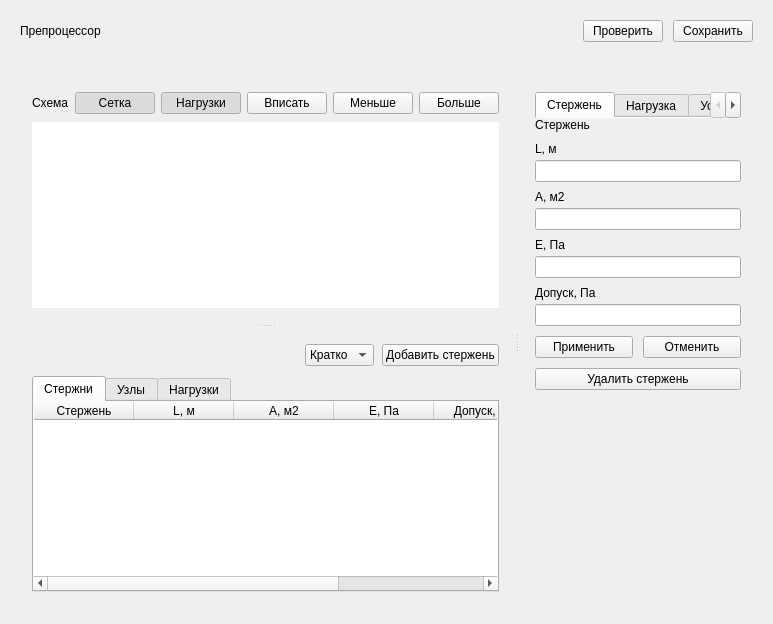
<?xml version='1.0' encoding='utf-8'?>
<ui version="4.0">
 <class>PreprocessorPage</class>
 <widget class="QWidget" name="PreprocessorPage">
  <property name="windowTitle">
   <string>Препроцессор</string>
  </property>
  <layout class="QVBoxLayout" name="pageLayout">
   <property name="leftMargin">
    <number>20</number>
   </property>
   <property name="topMargin">
    <number>20</number>
   </property>
   <property name="rightMargin">
    <number>20</number>
   </property>
   <property name="bottomMargin">
    <number>20</number>
   </property>
   <property name="spacing">
    <number>12</number>
   </property>
   <item>
    <layout class="QHBoxLayout" name="headingLayout">
     <property name="leftMargin">
      <number>0</number>
     </property>
     <property name="topMargin">
      <number>0</number>
     </property>
     <property name="rightMargin">
      <number>0</number>
     </property>
     <property name="bottomMargin">
      <number>0</number>
     </property>
     <property name="spacing">
      <number>10</number>
     </property>
     <item>
      <widget class="QLabel" name="titleLabel">
       <property name="text">
        <string>Препроцессор</string>
       </property>
       <property name="role" stdset="0">
        <string>pageTitle</string>
       </property>
      </widget>
     </item>
     <item>
      <spacer name="headingSpacer">
       <property name="orientation">
        <enum>Qt::Horizontal</enum>
       </property>
       <property name="sizeHint">
        <size>
         <width>8</width>
         <height>8</height>
        </size>
       </property>
      </spacer>
     </item>
     <item>
      <widget class="QPushButton" name="validateButton">
       <property name="text">
        <string>Проверить</string>
       </property>
       <property name="role" stdset="0">
        <string>secondary</string>
       </property>
       <property name="cursor">
        <cursorShape>PointingHandCursor</cursorShape>
       </property>
      </widget>
     </item>
     <item>
      <widget class="QPushButton" name="saveProjectButton">
       <property name="text">
        <string>Сохранить</string>
       </property>
       <property name="role" stdset="0">
        <string>primary</string>
       </property>
       <property name="cursor">
        <cursorShape>PointingHandCursor</cursorShape>
       </property>
      </widget>
     </item>
    </layout>
   </item>
   <item>
    <widget class="QLabel" name="statusLabel">
     <property name="text">
      <string />
     </property>
     <property name="role" stdset="0">
      <string>muted</string>
     </property>
     <property name="wordWrap">
      <bool>true</bool>
     </property>
     <property name="visible">
      <bool>false</bool>
     </property>
    </widget>
   </item>
   <item>
    <widget class="QSplitter" name="workspaceSplitter">
     <property name="orientation">
      <enum>Qt::Horizontal</enum>
     </property>
     <property name="handleWidth">
      <number>12</number>
     </property>
     <widget class="QSplitter" name="modelSplitter">
      <property name="orientation">
       <enum>Qt::Vertical</enum>
      </property>
      <property name="handleWidth">
       <number>12</number>
      </property>
      <widget class="QFrame" name="canvasCard">
       <property name="role" stdset="0">
        <string>card</string>
       </property>
       <layout class="QVBoxLayout" name="canvasLayout">
        <property name="leftMargin">
         <number>12</number>
        </property>
        <property name="topMargin">
         <number>12</number>
        </property>
        <property name="rightMargin">
         <number>12</number>
        </property>
        <property name="bottomMargin">
         <number>12</number>
        </property>
        <property name="spacing">
         <number>8</number>
        </property>
        <item>
         <layout class="QHBoxLayout" name="canvasToolbarLayout">
          <property name="leftMargin">
           <number>0</number>
          </property>
          <property name="topMargin">
           <number>0</number>
          </property>
          <property name="rightMargin">
           <number>0</number>
          </property>
          <property name="bottomMargin">
           <number>0</number>
          </property>
          <property name="spacing">
           <number>6</number>
          </property>
          <item>
           <widget class="QLabel" name="canvasTitleLabel">
            <property name="text">
             <string>Схема</string>
            </property>
            <property name="role" stdset="0">
             <string>cardTitle</string>
            </property>
           </widget>
          </item>
          <item>
           <spacer name="canvasSpacer">
            <property name="orientation">
             <enum>Qt::Horizontal</enum>
            </property>
            <property name="sizeHint">
             <size>
              <width>8</width>
              <height>8</height>
             </size>
            </property>
           </spacer>
          </item>
          <item>
           <widget class="QPushButton" name="gridButton">
            <property name="text">
             <string>Сетка</string>
            </property>
            <property name="role" stdset="0">
             <string>tool</string>
            </property>
            <property name="cursor">
             <cursorShape>PointingHandCursor</cursorShape>
            </property>
            <property name="checkable">
             <bool>true</bool>
            </property>
            <property name="checked">
             <bool>true</bool>
            </property>
           </widget>
          </item>
          <item>
           <widget class="QPushButton" name="loadsVisibleButton">
            <property name="text">
             <string>Нагрузки</string>
            </property>
            <property name="role" stdset="0">
             <string>tool</string>
            </property>
            <property name="cursor">
             <cursorShape>PointingHandCursor</cursorShape>
            </property>
            <property name="checkable">
             <bool>true</bool>
            </property>
            <property name="checked">
             <bool>true</bool>
            </property>
           </widget>
          </item>
          <item>
           <widget class="QPushButton" name="fitButton">
            <property name="text">
             <string>Вписать</string>
            </property>
            <property name="role" stdset="0">
             <string>tool</string>
            </property>
            <property name="cursor">
             <cursorShape>PointingHandCursor</cursorShape>
            </property>
           </widget>
          </item>
          <item>
           <widget class="QPushButton" name="zoomOutButton">
            <property name="text">
             <string>Меньше</string>
            </property>
            <property name="role" stdset="0">
             <string>tool</string>
            </property>
            <property name="cursor">
             <cursorShape>PointingHandCursor</cursorShape>
            </property>
           </widget>
          </item>
          <item>
           <widget class="QPushButton" name="zoomInButton">
            <property name="text">
             <string>Больше</string>
            </property>
            <property name="role" stdset="0">
             <string>tool</string>
            </property>
            <property name="cursor">
             <cursorShape>PointingHandCursor</cursorShape>
            </property>
           </widget>
          </item>
         </layout>
        </item>
        <item>
         <widget class="QGraphicsView" name="structureView">
          <property name="minimumSize">
           <size>
            <width>0</width>
            <height>130</height>
           </size>
          </property>
          <property name="frameShape">
           <enum>QFrame::NoFrame</enum>
          </property>
         </widget>
        </item>
       </layout>
      </widget>
      <widget class="QFrame" name="dataCard">
       <property name="role" stdset="0">
        <string>card</string>
       </property>
       <layout class="QVBoxLayout" name="dataLayout">
        <item alignment="Qt::AlignRight">
         <widget class="QWidget" name="dataActions">
          <layout class="QHBoxLayout" name="dataActionsLayout">
           <property name="leftMargin">
            <number>8</number>
           </property>
           <property name="topMargin">
            <number>0</number>
           </property>
           <property name="rightMargin">
            <number>0</number>
           </property>
           <property name="bottomMargin">
            <number>4</number>
           </property>
           <property name="spacing">
            <number>8</number>
           </property>
           <item>
            <widget class="QComboBox" name="numberFormatCombo">
             <property name="currentIndex">
              <number>1</number>
             </property>
             <item>
              <property name="text">
               <string>Точно</string>
              </property>
             </item>
             <item>
              <property name="text">
               <string>Кратко</string>
              </property>
             </item>
            </widget>
           </item>
           <item>
            <widget class="QPushButton" name="addBarButton">
             <property name="text">
              <string>Добавить стержень</string>
             </property>
             <property name="role" stdset="0">
              <string>tool</string>
             </property>
             <property name="cursor">
              <cursorShape>PointingHandCursor</cursorShape>
             </property>
             <property name="toolTip">
              <string>Добавить стержень в конец конструкции</string>
             </property>
            </widget>
           </item>
          </layout>
         </widget>
        </item>
        <property name="leftMargin">
         <number>12</number>
        </property>
        <property name="topMargin">
         <number>12</number>
        </property>
        <property name="rightMargin">
         <number>12</number>
        </property>
        <property name="bottomMargin">
         <number>12</number>
        </property>
        <property name="spacing">
         <number>6</number>
        </property>
        <item>
         <widget class="QTabWidget" name="dataTabs">
          <property name="documentMode">
           <bool>false</bool>
          </property>
          <widget class="QWidget" name="barsTab">
           <attribute name="title">
            <string>Стержни</string>
           </attribute>
           <layout class="QVBoxLayout" name="barsLayout">
            <property name="leftMargin">
             <number>0</number>
            </property>
            <property name="topMargin">
             <number>0</number>
            </property>
            <property name="rightMargin">
             <number>0</number>
            </property>
            <property name="bottomMargin">
             <number>0</number>
            </property>
            <property name="spacing">
             <number>8</number>
            </property>
            <item>
             <widget class="QTableWidget" name="barsTable">
              <property name="frameShape">
               <enum>QFrame::NoFrame</enum>
              </property>
              <property name="showGrid">
               <bool>false</bool>
              </property>
              <property name="minimumSize">
               <size>
                <width>0</width>
                <height>100</height>
               </size>
              </property>
              <column>
               <property name="text">
                <string>Стержень</string>
               </property>
              </column>
              <column>
               <property name="text">
                <string>L, м</string>
               </property>
              </column>
              <column>
               <property name="text">
                <string>A, м2</string>
               </property>
              </column>
              <column>
               <property name="text">
                <string>E, Па</string>
               </property>
              </column>
              <column>
               <property name="text">
                <string>Допуск, Па</string>
               </property>
              </column>
              <column>
               <property name="text">
                <string>q, Н/м</string>
               </property>
              </column>
             </widget>
            </item>
           </layout>
          </widget>
          <widget class="QWidget" name="nodesTab">
           <attribute name="title">
            <string>Узлы</string>
           </attribute>
           <layout class="QVBoxLayout" name="nodesLayout">
            <property name="leftMargin">
             <number>0</number>
            </property>
            <property name="topMargin">
             <number>0</number>
            </property>
            <property name="rightMargin">
             <number>0</number>
            </property>
            <property name="bottomMargin">
             <number>0</number>
            </property>
            <property name="spacing">
             <number>8</number>
            </property>
            <item>
             <widget class="QTableWidget" name="nodesTable">
              <property name="frameShape">
               <enum>QFrame::NoFrame</enum>
              </property>
              <property name="showGrid">
               <bool>false</bool>
              </property>
              <property name="minimumSize">
               <size>
                <width>0</width>
                <height>100</height>
               </size>
              </property>
              <column>
               <property name="text">
                <string>Узел</string>
               </property>
              </column>
              <column>
               <property name="text">
                <string>x, м</string>
               </property>
              </column>
              <column>
               <property name="text">
                <string>Граничные условия</string>
               </property>
              </column>
              <column>
               <property name="text">
                <string>F, Н</string>
               </property>
              </column>
             </widget>
            </item>
           </layout>
          </widget>
          <widget class="QWidget" name="loadsTab">
           <attribute name="title">
            <string>Нагрузки</string>
           </attribute>
           <layout class="QVBoxLayout" name="loadsLayout">
            <property name="leftMargin">
             <number>0</number>
            </property>
            <property name="topMargin">
             <number>0</number>
            </property>
            <property name="rightMargin">
             <number>0</number>
            </property>
            <property name="bottomMargin">
             <number>0</number>
            </property>
            <property name="spacing">
             <number>8</number>
            </property>
            <item>
             <widget class="QTableWidget" name="loadsTable">
              <property name="frameShape">
               <enum>QFrame::NoFrame</enum>
              </property>
              <property name="showGrid">
               <bool>false</bool>
              </property>
              <property name="minimumSize">
               <size>
                <width>0</width>
                <height>100</height>
               </size>
              </property>
              <column>
               <property name="text">
                <string>Тип</string>
               </property>
              </column>
              <column>
               <property name="text">
                <string>Элемент</string>
               </property>
              </column>
              <column>
               <property name="text">
                <string>Значение</string>
               </property>
              </column>
              <column>
               <property name="text">
                <string>Единица</string>
               </property>
              </column>
             </widget>
            </item>
           </layout>
          </widget>
         </widget>
        </item>
       </layout>
      </widget>
     </widget>
     <widget class="QFrame" name="inspectorCard">
      <property name="role" stdset="0">
       <string>inspector</string>
      </property>
      <property name="minimumSize">
       <size>
        <width>230</width>
        <height>0</height>
       </size>
      </property>
      <layout class="QVBoxLayout" name="inspectorLayout">
       <property name="leftMargin">
        <number>12</number>
       </property>
       <property name="topMargin">
        <number>12</number>
       </property>
       <property name="rightMargin">
        <number>12</number>
       </property>
       <property name="bottomMargin">
        <number>12</number>
       </property>
       <property name="spacing">
        <number>8</number>
       </property>
       <item>
        <widget class="QTabWidget" name="inspectorTabs">
         <property name="documentMode">
          <bool>true</bool>
         </property>
         <widget class="QWidget" name="barEditorTab">
          <attribute name="title">
           <string>Стержень</string>
          </attribute>
          <layout class="QVBoxLayout" name="barEditorLayout">
           <property name="leftMargin">
            <number>0</number>
           </property>
           <property name="topMargin">
            <number>0</number>
           </property>
           <property name="rightMargin">
            <number>0</number>
           </property>
           <property name="bottomMargin">
            <number>0</number>
           </property>
           <property name="spacing">
            <number>10</number>
           </property>
           <item>
            <widget class="QLabel" name="selectedBarLabel">
             <property name="text">
              <string>Стержень</string>
             </property>
             <property name="role" stdset="0">
              <string>cardTitle</string>
             </property>
            </widget>
           </item>
           <item>
            <layout class="QGridLayout" name="propertiesLayout">
             <property name="leftMargin">
              <number>0</number>
             </property>
             <property name="topMargin">
              <number>0</number>
             </property>
             <property name="rightMargin">
              <number>0</number>
             </property>
             <property name="bottomMargin">
              <number>0</number>
             </property>
             <property name="spacing">
              <number>8</number>
             </property>
             <item row="0" column="0">
              <widget class="QWidget" name="lengthField">
               <layout class="QVBoxLayout" name="lengthLayout">
                <property name="leftMargin">
                 <number>0</number>
                </property>
                <property name="topMargin">
                 <number>0</number>
                </property>
                <property name="rightMargin">
                 <number>0</number>
                </property>
                <property name="bottomMargin">
                 <number>0</number>
                </property>
                <property name="spacing">
                 <number>4</number>
                </property>
                <item>
                 <widget class="QLabel" name="lengthLabel">
                  <property name="text">
                   <string>L, м</string>
                  </property>
                  <property name="role" stdset="0">
                   <string>muted</string>
                  </property>
                  <property name="buddy">
                   <cstring>lengthInput</cstring>
                  </property>
                 </widget>
                </item>
                <item>
                 <widget class="QLineEdit" name="lengthInput">
                  <property name="toolTip">
                   <string>Длина в метрах</string>
                  </property>
                  <property name="maxLength">
                   <number>4096</number>
                  </property>
                 </widget>
                </item>
               </layout>
              </widget>
             </item>
             <item row="1" column="0">
              <widget class="QWidget" name="areaField">
               <layout class="QVBoxLayout" name="areaLayout">
                <property name="leftMargin">
                 <number>0</number>
                </property>
                <property name="topMargin">
                 <number>0</number>
                </property>
                <property name="rightMargin">
                 <number>0</number>
                </property>
                <property name="bottomMargin">
                 <number>0</number>
                </property>
                <property name="spacing">
                 <number>4</number>
                </property>
                <item>
                 <widget class="QLabel" name="areaLabel">
                  <property name="text">
                   <string>A, м2</string>
                  </property>
                  <property name="role" stdset="0">
                   <string>muted</string>
                  </property>
                  <property name="buddy">
                   <cstring>areaInput</cstring>
                  </property>
                 </widget>
                </item>
                <item>
                 <widget class="QLineEdit" name="areaInput">
                  <property name="toolTip">
                   <string>Площадь сечения в квадратных метрах</string>
                  </property>
                  <property name="maxLength">
                   <number>4096</number>
                  </property>
                 </widget>
                </item>
               </layout>
              </widget>
             </item>
             <item row="2" column="0">
              <widget class="QWidget" name="modulusField">
               <layout class="QVBoxLayout" name="modulusLayout">
                <property name="leftMargin">
                 <number>0</number>
                </property>
                <property name="topMargin">
                 <number>0</number>
                </property>
                <property name="rightMargin">
                 <number>0</number>
                </property>
                <property name="bottomMargin">
                 <number>0</number>
                </property>
                <property name="spacing">
                 <number>4</number>
                </property>
                <item>
                 <widget class="QLabel" name="modulusLabel">
                  <property name="text">
                   <string>E, Па</string>
                  </property>
                  <property name="role" stdset="0">
                   <string>muted</string>
                  </property>
                  <property name="buddy">
                   <cstring>modulusInput</cstring>
                  </property>
                 </widget>
                </item>
                <item>
                 <widget class="QLineEdit" name="modulusInput">
                  <property name="toolTip">
                   <string>Модуль упругости в паскалях</string>
                  </property>
                  <property name="maxLength">
                   <number>4096</number>
                  </property>
                 </widget>
                </item>
               </layout>
              </widget>
             </item>
             <item row="3" column="0">
              <widget class="QWidget" name="stressField">
               <layout class="QVBoxLayout" name="stressLayout">
                <property name="leftMargin">
                 <number>0</number>
                </property>
                <property name="topMargin">
                 <number>0</number>
                </property>
                <property name="rightMargin">
                 <number>0</number>
                </property>
                <property name="bottomMargin">
                 <number>0</number>
                </property>
                <property name="spacing">
                 <number>4</number>
                </property>
                <item>
                 <widget class="QLabel" name="stressLabel">
                  <property name="text">
                   <string>Допуск, Па</string>
                  </property>
                  <property name="role" stdset="0">
                   <string>muted</string>
                  </property>
                  <property name="buddy">
                   <cstring>stressInput</cstring>
                  </property>
                 </widget>
                </item>
                <item>
                 <widget class="QLineEdit" name="stressInput">
                  <property name="toolTip">
                   <string>Допускаемое напряжение в паскалях</string>
                  </property>
                  <property name="maxLength">
                   <number>4096</number>
                  </property>
                 </widget>
                </item>
               </layout>
              </widget>
             </item>
            </layout>
           </item>
           <item>
            <layout class="QHBoxLayout" name="barActionsLayout">
             <item>
              <widget class="QPushButton" name="applyBarButton">
               <property name="text">
                <string>Применить</string>
               </property>
               <property name="role" stdset="0">
                <string>primary</string>
               </property>
               <property name="cursor">
                <cursorShape>PointingHandCursor</cursorShape>
               </property>
              </widget>
             </item>
             <item>
              <widget class="QPushButton" name="cancelBarButton">
               <property name="text">
                <string>Отменить</string>
               </property>
               <property name="role" stdset="0">
                <string>secondary</string>
               </property>
              </widget>
             </item>
            </layout>
           </item>
           <item>
            <widget class="QPushButton" name="removeBarButton">
             <property name="text">
              <string>Удалить стержень</string>
             </property>
             <property name="role" stdset="0">
              <string>tool</string>
             </property>
             <property name="cursor">
              <cursorShape>PointingHandCursor</cursorShape>
             </property>
            </widget>
           </item>
           <item>
            <spacer name="barBottomSpacer">
             <property name="orientation">
              <enum>Qt::Vertical</enum>
             </property>
             <property name="sizeHint">
              <size>
               <width>8</width>
               <height>8</height>
              </size>
             </property>
            </spacer>
           </item>
          </layout>
         </widget>
         <widget class="QWidget" name="loadEditorTab">
          <attribute name="title">
           <string>Нагрузка</string>
          </attribute>
          <layout class="QVBoxLayout" name="loadEditorLayout">
           <property name="leftMargin">
            <number>0</number>
           </property>
           <property name="topMargin">
            <number>0</number>
           </property>
           <property name="rightMargin">
            <number>0</number>
           </property>
           <property name="bottomMargin">
            <number>0</number>
           </property>
           <property name="spacing">
            <number>8</number>
           </property>
           <item>
            <layout class="QGridLayout" name="loadFieldsLayout">
             <property name="leftMargin">
              <number>0</number>
             </property>
             <property name="topMargin">
              <number>0</number>
             </property>
             <property name="rightMargin">
              <number>0</number>
             </property>
             <property name="bottomMargin">
              <number>0</number>
             </property>
             <property name="spacing">
              <number>8</number>
             </property>
             <item row="0" column="0">
              <widget class="QWidget" name="loadKindField">
               <layout class="QVBoxLayout" name="loadKindLayout">
                <property name="leftMargin">
                 <number>0</number>
                </property>
                <property name="topMargin">
                 <number>0</number>
                </property>
                <property name="rightMargin">
                 <number>0</number>
                </property>
                <property name="bottomMargin">
                 <number>0</number>
                </property>
                <property name="spacing">
                 <number>4</number>
                </property>
                <item>
                 <widget class="QLabel" name="loadKindLabel">
                  <property name="text">
                   <string>Тип</string>
                  </property>
                  <property name="role" stdset="0">
                   <string>muted</string>
                  </property>
                 </widget>
                </item>
                <item>
                 <widget class="QComboBox" name="loadKindCombo">
                  <item>
                   <property name="text">
                    <string>F</string>
                   </property>
                  </item>
                  <item>
                   <property name="text">
                    <string>q</string>
                   </property>
                  </item>
                 </widget>
                </item>
               </layout>
              </widget>
             </item>
             <item row="1" column="0">
              <widget class="QWidget" name="loadElementField">
               <layout class="QVBoxLayout" name="loadElementLayout">
                <property name="leftMargin">
                 <number>0</number>
                </property>
                <property name="topMargin">
                 <number>0</number>
                </property>
                <property name="rightMargin">
                 <number>0</number>
                </property>
                <property name="bottomMargin">
                 <number>0</number>
                </property>
                <property name="spacing">
                 <number>4</number>
                </property>
                <item>
                 <widget class="QLabel" name="loadElementLabel">
                  <property name="text">
                   <string>Элемент</string>
                  </property>
                  <property name="role" stdset="0">
                   <string>muted</string>
                  </property>
                 </widget>
                </item>
                <item>
                 <widget class="QComboBox" name="loadElementCombo" />
                </item>
               </layout>
              </widget>
             </item>
             <item row="2" column="0">
              <widget class="QWidget" name="loadValueField">
               <layout class="QVBoxLayout" name="loadValueLayout">
                <property name="leftMargin">
                 <number>0</number>
                </property>
                <property name="topMargin">
                 <number>0</number>
                </property>
                <property name="rightMargin">
                 <number>0</number>
                </property>
                <property name="bottomMargin">
                 <number>0</number>
                </property>
                <property name="spacing">
                 <number>4</number>
                </property>
                <item>
                 <widget class="QLabel" name="loadValueLabel">
                  <property name="text">
                   <string>Значение</string>
                  </property>
                  <property name="role" stdset="0">
                   <string>muted</string>
                  </property>
                 </widget>
                </item>
                <item>
                 <widget class="QLineEdit" name="loadValueInput">
                  <property name="text">
                   <string>0</string>
                  </property>
                  <property name="maxLength">
                   <number>4096</number>
                  </property>
                 </widget>
                </item>
               </layout>
              </widget>
             </item>
            </layout>
           </item>
           <item>
            <layout class="QHBoxLayout" name="loadActionsLayout">
             <property name="leftMargin">
              <number>0</number>
             </property>
             <property name="topMargin">
              <number>0</number>
             </property>
             <property name="rightMargin">
              <number>0</number>
             </property>
             <property name="bottomMargin">
              <number>0</number>
             </property>
             <property name="spacing">
              <number>6</number>
             </property>
             <item>
              <widget class="QPushButton" name="applyLoadButton">
               <property name="text">
                <string>Применить</string>
               </property>
               <property name="role" stdset="0">
                <string>primary</string>
               </property>
               <property name="cursor">
                <cursorShape>PointingHandCursor</cursorShape>
               </property>
              </widget>
             </item>
             <item>
              <widget class="QPushButton" name="removeLoadButton">
               <property name="text">
                <string>Удалить</string>
               </property>
               <property name="role" stdset="0">
                <string>secondary</string>
               </property>
               <property name="cursor">
                <cursorShape>PointingHandCursor</cursorShape>
               </property>
              </widget>
             </item>
            </layout>
           </item>
           <item>
            <spacer name="loadBottomSpacer">
             <property name="orientation">
              <enum>Qt::Vertical</enum>
             </property>
             <property name="sizeHint">
              <size>
               <width>8</width>
               <height>8</height>
              </size>
             </property>
            </spacer>
           </item>
          </layout>
         </widget>
         <widget class="QWidget" name="supportsTab">
          <attribute name="title">
           <string>Условия</string>
          </attribute>
          <layout class="QVBoxLayout" name="supportsLayout">
           <property name="leftMargin">
            <number>0</number>
           </property>
           <property name="topMargin">
            <number>0</number>
           </property>
           <property name="rightMargin">
            <number>0</number>
           </property>
           <property name="bottomMargin">
            <number>0</number>
           </property>
           <property name="spacing">
            <number>12</number>
           </property>
           <item>
            <widget class="QLabel" name="boundaryTitleLabel">
             <property name="text">
              <string>Граничные условия</string>
             </property>
             <property name="role" stdset="0">
              <string>cardTitle</string>
             </property>
            </widget>
           </item>
           <item>
            <widget class="QComboBox" name="supportNodeCombo">
             <property name="accessibleName">
              <string>Узел граничных условий</string>
             </property>
            </widget>
           </item>
           <item>
            <widget class="QCheckBox" name="fixedSupportCheck">
             <property name="text">
              <string>Жёсткая опора</string>
             </property>
             <property name="toolTip">
              <string>Нулевые кинематические граничные условия запрещают перемещения и повороты узла во всех направлениях</string>
             </property>
            </widget>
           </item>
           <item>
            <widget class="QPushButton" name="nodesButton">
             <property name="text">
              <string>Все узлы</string>
             </property>
            </widget>
           </item>
           <item>
            <spacer name="supportBottomSpacer">
             <property name="orientation">
              <enum>Qt::Vertical</enum>
             </property>
             <property name="sizeHint">
              <size>
               <width>8</width>
               <height>8</height>
              </size>
             </property>
            </spacer>
           </item>
          </layout>
         </widget>
        </widget>
       </item>
      </layout>
     </widget>
    </widget>
   </item>
  </layout>
 </widget>
 <resources />
 <connections />
</ui>
